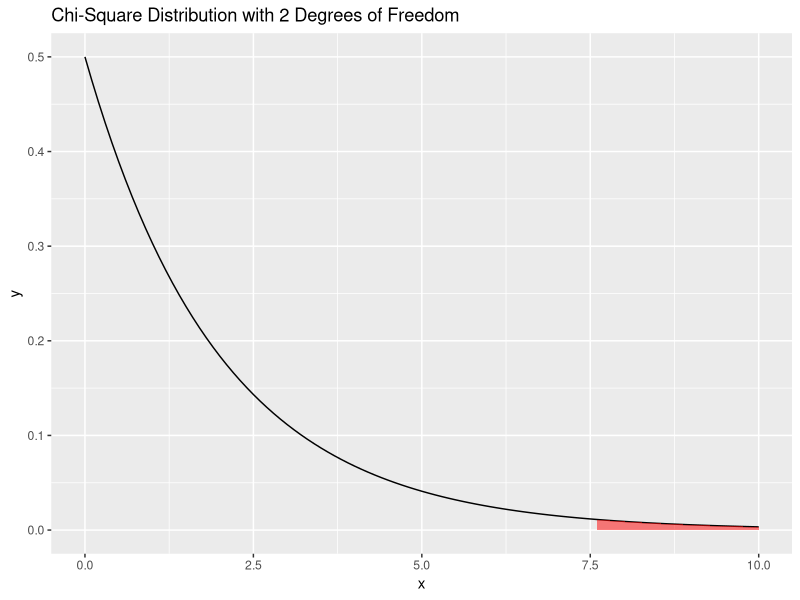
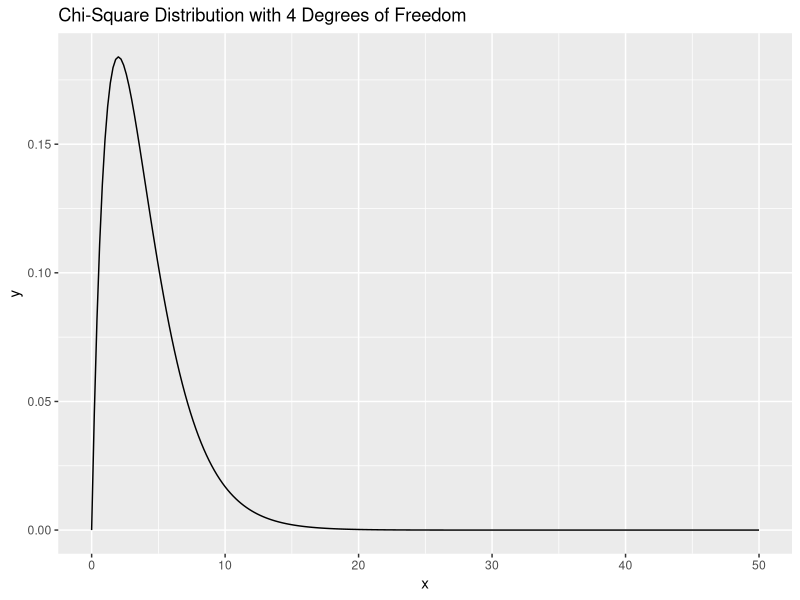

Here is the R script that generated these plots, in order:
## ---- chunk 1
#setwd("~/Google Drive/CUNY/git/DATA606/Lab6")
library(dplyr)
library(ggplot2)

# a function to return confidence interval for a proportion based on p, n and cl
prop.ci = function(p, n, cl) {
  moe = qnorm(mean(c(cl, 1))) * sqrt(p * (1 - p) / n)
  return(paste("(", round(p - moe, 4), ",", round(p + moe, 4), ")"))
}

# a function to return confidence interval for the difference between two proportions based on p, n and cl
prop.diff.ci = function(p1, n1, p2, n2, cl) {
  moe = qnorm(mean(c(cl, 1))) * sqrt(p1 * (1 - p1) / n1 + p2 * (1 - p2) / n2)
  return(paste("(", round(p1 - p2 - moe, 4), ",", round(p1 - p2 + moe, 4), ")"))
}
## ---- chunk 2
prop.ci(0.48, 1259, 0.95)
## ---- chunk 3
p = 0.48
moe = 0.02
cl = 0.95
n = (p * (1-p))^2 / moe^2 * qnorm(mean(c(cl, 1)))^2
n
## ---- chunk 4
prop.diff.ci(0.08, 11545, 0.088, 4691, 0.95)
## ---- chunk 5
# create data frame to house actual and expected results
rps = data.frame(actual = c(43, 21, 35), expected = c((43 + 21 + 35)/3, (43 + 21 + 35)/3, (43 + 21 + 35)/3), 
                 row.names = c('Rock', 'Paper', 'Scissor'))
chi.sq = as.numeric(rps %>% mutate(Z2 = (actual - expected)^2 / expected) %>%
  summarise(chi.sq = sum(Z2)))
df = nrow(rps) - 1
1 - pchisq(chi.sq, df)

chisq.test(rps$actual)
## ---- chunk 6
chi.sq.stat = chisq.test(rps$actual)
x = seq(0, 10, 0.1)
xy = data.frame(x = x, y = dchisq(x, df))
shade = xy[x > chi.sq.stat$statistic, ]
xy %>% ggplot(aes(x =  x, y = y)) + 
  geom_line() +
  geom_ribbon(data = shade, aes(ymax = y, ymin= 0), fill = 'red', alpha = 0.5) +
  ggtitle(paste('Chi-Square Distribution with', df, 'Degrees of Freedom'))
## ---- chunk 7
habitat = data.frame(actual = c(4, 16, 61, 345), expected = 426 * c(0.048, 0.147, 0.396, (1-0.048-0.147-0.396)),
                     row.names = c('Woods', 'Cultivatd grassplot', 'Deciduous forests', 'Other'))
chi.sq = habitat %>% mutate(Z2 = (actual - expected)^2 / expected) %>%
  summarise(chi.sq = sum(Z2))
df = nrow(habitat) - 1
1 - pchisq(as.numeric(chi.sq), df)

chisq.test(habitat$actual, p = c(0.048, 0.147, 0.396, 1-0.048-0.147-0.396))
## ---- chunk 8
# first reproduce example on pg 298 in book
algo = data.frame(no.new = c(3511, 1749, 1818), new = c(1489, 751, 682), row.names = c('current', 'test1', 'test2'))
algo.expected.prop = algo %>% 
  mutate(total = no.new + new) %>%
  summarise(no.new.prop = sum(no.new)/sum(total), new.prop = sum(new)/sum(total))
algo2 = algo %>%
  mutate(total = no.new + new) %>%
  mutate(no.new.expected = algo.expected.prop$no.new.prop * total, new.expected = algo.expected.prop$new.prop * total)
chi.sq = algo2 %>% mutate(Z2a = (no.new - no.new.expected)^2 / no.new.expected, Z2b = (new - new.expected)^2 / new.expected) %>%
  summarise(chi.sq = sum(Z2a) + sum(Z2b))
df = (nrow(algo) - 1) * (ncol(algo) - 1)
1 - pchisq(as.numeric(chi.sq), df)
chisq.test(t(algo))

# attempt 6.47 using the same logic
offshore = data.frame(support = c(154, 132), oppose = c(180, 126), unsure = c(104, 131),
                      row.names = c('grad', 'notGrad'))

offshore.expected.prop = offshore %>%
  mutate(total = support + oppose + unsure) %>%
  summarise(support.prop = sum(support)/sum(total), oppose.prop = sum(oppose)/sum(total), unsure.prop = sum(unsure)/sum(total))

offshore2 = offshore %>%
  mutate(total = support + oppose + unsure) %>%
  mutate(support.expected = offshore.expected.prop$support.prop * total,
         oppose.expected = offshore.expected.prop$oppose.prop * total,
         unsure.expected = offshore.expected.prop$unsure.prop * total)

chi.sq = offshore2 %>% mutate(Z2a = (support - support.expected)^2 / support.expected,
                              Z2b = (oppose - oppose.expected)^2 / oppose.expected,
                              Z2c = (unsure - unsure.expected)^2 / unsure.expected) %>%
  summarise(chi.sq = sum(Z2a) + sum(Z2b) + sum(Z2c))
chi.sq

df = (nrow(offshore) -1)* (ncol(offshore) - 1)
1 - pchisq(as.numeric(chi.sq), df)
chisq.test(t(offshore))
## ---- chunk 9
coffee = data.frame('1perWeek' = c(670, 11545), '2-6perWeek' = c(373, 6244), '1perDay' = c(905, 16329),
                    '2-3perDay' = c(564, 11726), '4perDay' = c(95, 2288), row.names = c('yes', 'no'))
coffee.expected.prop = coffee %>% 
  mutate(total = X1perWeek + X2.6perWeek + X1perDay + X2.3perDay + X4perDay) %>%
  mutate(prop = total / sum(total)) %>%
  select(prop)
coffee.expected.prop

coffee2 = data.frame(intake = colnames(coffee), t(coffee)) %>% 
  mutate(total = yes + no) %>%
  mutate(yes.exp = coffee.expected.prop$prop[1] * total, no.exp = coffee.expected.prop$prop[2] * total)
coffee2

chi.sq = coffee2 %>% mutate(Z2a = (yes - yes.exp)^2 / yes.exp, Z2b = (no - no.exp)^2 / no.exp) %>%
  summarise(chi.sq = sum(Z2a) + sum(Z2b))
chi.sq
df = (nrow(coffee) - 1) * (ncol(coffee) -1)
1 - pchisq(as.numeric(chi.sq), df)

chisq.test(coffee)
## ---- chunk 10
chi.sq.stat = chisq.test(coffee)
x = seq(0, 50, 0.2)
xy = data.frame(x = x, y = dchisq(x, df))
shade = xy[x > chi.sq.stat$statistic, ]
xy %>% ggplot(aes(x =  x, y = y)) + 
  geom_line() +
  geom_ribbon(data = shade, aes(ymax = y, ymin= 0), fill = 'red', alpha = 0.5) +
  ggtitle(paste('Chi-Square Distribution with', df, 'Degrees of Freedom'))
